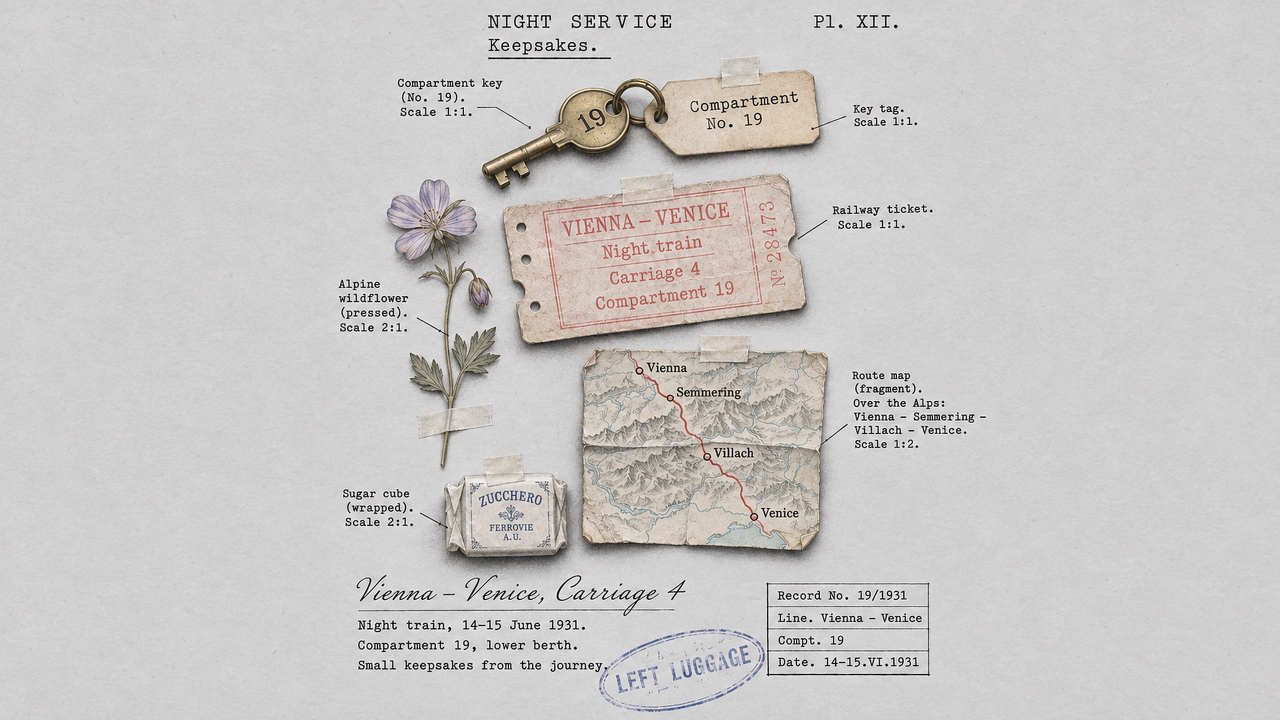
#> input picture art/night-service/wallpaper.webp, 3840 x 2160 px (shown at 1/3 size)
$ python compose_night_service.py
#> lines starting #> are read from the running program, lines starting #| are printed output that depends on the picture
#!/usr/bin/env python3
"""Compartment 19's sheet, laid out loose: the keepsakes spread over the desk
as in the layout study (docs/compartment-19-layout.webp), rather than in the
plate's single column.

    python3 tools/compose_night_service.py

Each keepsake is lifted from the 4K plate (art/night-service/wallpaper.webp)
with its own soft shadow (the paper taken out, as ink on a clear sheet; the
plate's typed labels and leader lines left behind), and laid on a fresh
sheet of the plate's own blank paper at the place, size and slant the study
gives it. The heading, the script title and the few small labels are typed
again, in the desk's own faces. Writes art/night-service/composed.webp, from
which import_wallpaper.py makes the day and night sheets.
Requires: numpy, pillow.
"""
import math
import os
from collections import deque

import numpy as np
from PIL import Image, ImageDraw, ImageFilter, ImageFont

HERE = os.path.dirname(os.path.abspath(__file__))
ART = os.path.join(HERE, "..", "art", "night-service")
FONTS = os.path.join(HERE, "..", "dotfiles", ".local", "share", "fonts", "archive")
SRC = os.path.join(ART, "wallpaper.webp")
OUT = os.path.join(ART, "composed.webp")

W, H = 3840, 2160          # the composed sheet (16:9, as the plate)
# what the screen shows of it (16:10, cropped at the sides): the study's
# fractions are of this
VIS_X0, VIS_W = (W - H * 16 / 10) / 2, H * 16 / 10

# each keepsake: its box in the plate (px), what of it to keep ("solid": the
# object, its thin label lines left behind; "blue": the stamp's ink only),
# and where it goes: centre (fraction of the screen), width (fraction of the
# screen's width), slant (degrees, counter-clockwise)
ITEMS = [
    ("key", (1380, 140, 2480, 600), "solid", (0.489, 0.172), 0.25, 4),
    ("ticket", (1470, 500, 2450, 1060), "solid", (0.585, 0.338), 0.215, 7, [(1470, 500, 1640, 600), (2370, 640, 2450, 760)]),
    ("flower", (1150, 530, 1510, 1400), "thin", (0.445, 0.548), 0.115, 27, [(1150, 840, 1330, 1060), (1470, 530, 1510, 600)]),
    ("map", (1690, 1000, 2510, 1700), "solid", (0.612, 0.676), 0.188, -3, []),
    ("sugar", (1320, 1360, 1710, 1700), "plain", (0.366, 0.733), 0.10, 4),
    ("stamp", (1790, 1880, 2300, 2100), "blue", (0.655, 0.868), 0.118, 0),
]


def blank_paper(src):
    """A sheet of the plate's own blank paper: its empty left strip, mirrored
    across and down."""
    strip = src.crop((0, 0, round(src.width * 0.235), src.height)).resize((round(0.235 * W), H), Image.LANCZOS)
    paper = Image.new("RGB", (W, H))
    x, flip = 0, False
    while x < W:
        piece = strip.transpose(Image.FLIP_LEFT_RIGHT) if flip else strip
        paper.paste(piece, (x, 0))
        x += piece.width
        flip = not flip
    return paper


def components(mask):
    """Labels of the 4-connected parts of a boolean array, and their sizes."""
    h, w = mask.shape
    lab = np.zeros((h, w), np.int32)
    sizes = [0]
    cur = 0
    for y in range(h):
        row = mask[y]
        for x in range(w):
            if row[x] and not lab[y, x]:
                cur += 1
                q = deque([(y, x)])
                lab[y, x] = cur
                n = 0
                while q:
                    cy, cx = q.popleft()
                    n += 1
                    for dy, dx in ((1, 0), (-1, 0), (0, 1), (0, -1)):
                        ny, nx = cy + dy, cx + dx
                        if 0 <= ny < h and 0 <= nx < w and mask[ny, nx] and not lab[ny, nx]:
                            lab[ny, nx] = cur
                            q.append((ny, nx))
                sizes.append(n)
    return lab, sizes


def lift(src, box, how, paper_rgb, erase=()):
    """The keepsake in `box`, cut out along its own outline (the plate's
    labels, leader lines and anything in `erase` left behind), with a fresh
    soft shadow of its own: never the plate's shadow, so no hard edges."""
    crop = src.crop(box)
    a = np.asarray(crop).astype(np.float32)
    p = paper_rgb[None, None, :]
    diff = np.abs(a - p).max(axis=2)
    for ex0, ey0, ex1, ey1 in erase:
        diff[max(0, ey0 - box[1]):max(0, ey1 - box[1]), max(0, ex0 - box[0]):max(0, ex1 - box[0])] = 0
    if how == "blue":
        blue = (a[..., 2] - a[..., 0]) - (p[0, 0, 2] - p[0, 0, 0])
        alpha = np.clip((blue - 6) / 30, 0, 1) * np.clip((diff - 10) / 40, 0, 1)
        col = np.clip(p + (a - p) / np.maximum(alpha, 0.2)[..., None], 0, 255)
        out = Image.fromarray(np.dstack([col, alpha * 255]).astype(np.uint8), "RGBA")
        return out.crop(out.getchannel("A").point(lambda v: 255 if v > 6 else 0).getbbox())
    # the object: the biggest solid part, its holes filled
    k = 3
    # (a shadow on the paper is the paper, darker and no warmer: not the object)
    lum = a.mean(axis=2)
    plum = float(p.mean())
    warm = (a[..., 0] - a[..., 2]) - (p[0, 0, 0] - p[0, 0, 2])
    shadowy = (lum < plum - 4) & (np.abs(warm) < 9) & (diff < 60)
    obj = (diff > 16) & ~shadowy if how == "solid" else diff > 16
    small = Image.fromarray((obj * 255).astype(np.uint8)).resize((crop.width // k, crop.height // k), Image.BILINEAR)
    solid = np.asarray(small.filter(ImageFilter.MinFilter(3)).filter(ImageFilter.MaxFilter(3))) > 110
    lab, sizes = components(solid)
    part = lab == int(np.argmax(sizes))
    close = 5 if how == "thin" else 13     # (heals nicks the shadow test bit out of an edge)
    part = np.asarray(Image.fromarray((part * 255).astype(np.uint8)).filter(ImageFilter.MaxFilter(close)).filter(ImageFilter.MinFilter(close))) > 0
    outside, _ = components(~part)
    edge = set(outside[0].tolist()) | set(outside[-1].tolist()) | set(outside[:, 0].tolist()) | set(outside[:, -1].tolist())
    part = ~np.isin(outside, list(edge - {0}))
    if how == "plain":
        # (a wrapped lump, open where its tape crosses it: filled to its outline)
        rows = np.where(part.any(axis=1))[0]
        filled = part.copy()
        for y in rows:
            xs = np.where(part[y])[0]
            filled[y, xs.min():xs.max() + 1] = True
        part = filled
    # back to full size: a clean, slightly softened edge just inside the drawn one
    mask = Image.fromarray((part * 255).astype(np.uint8)).resize(crop.size, Image.BICUBIC).filter(ImageFilter.GaussianBlur(1.6))
    m = np.clip((np.asarray(mask).astype(np.float32) - (60 if how == "thin" else 150)) / 90, 0, 1)
    if how == "thin":
        # a stem and leaves: the paper between them shows through
        m = m * np.clip((diff - 6) / 40, 0, 1)
    out = Image.fromarray(np.dstack([a, m * 255]).astype(np.uint8), "RGBA")
    out = out.crop(out.getchannel("A").point(lambda v: 255 if v > 6 else 0).getbbox())
    # its shadow: soft, a little down and to the right
    pad = 40
    sh = Image.new("L", (out.width + 2 * pad, out.height + 2 * pad))
    sh.paste(out.getchannel("A"), (pad + 6, pad + 10))
    sh = sh.filter(ImageFilter.GaussianBlur(11)).point(lambda v: int(v * 0.32))
    canvas = Image.new("RGBA", sh.size, (30, 26, 22, 0))
    canvas.putalpha(sh)
    canvas.alpha_composite(out, (pad, pad))
    return canvas


def at(fx, fy):
    return VIS_X0 + fx * VIS_W, fy * H


def font(name, size):
    return ImageFont.truetype(os.path.join(FONTS, name), size)


def typed(d, xy, text, size, fill=(46, 44, 48), spacing=0.0, face="CourierPrime-Regular.ttf", anchor="la"):
    f = font(face, size)
    if spacing:
        x, y = xy
        step = [f.getlength(c) + size * spacing for c in text]
        if anchor[0] == "m":
            x -= (sum(step) - size * spacing) / 2
        for c, s in zip(text, step):
            d.text((x, y), c, font=f, fill=fill, anchor="l" + anchor[1])
            x += s
    else:
        d.text(xy, text, font=f, fill=fill, anchor=anchor)


def main():
    src = Image.open(SRC).convert("RGB")
#> src is the input picture: PIL image 3840x2160 RGB; mean R, G, B 202.5, 199.5, 198.7
    paper_rgb = np.median(np.asarray(src.crop((40, 40, 600, 2100))).reshape(-1, 3).astype(np.float32), axis=0)
#> paper_rgb = [209, 207, 208]
    sheet = blank_paper(src).convert("RGBA")
#> in blank_paper, `strip = src.crop((0, 0, round(src.width * 0.235), src.height)).resize(..`:
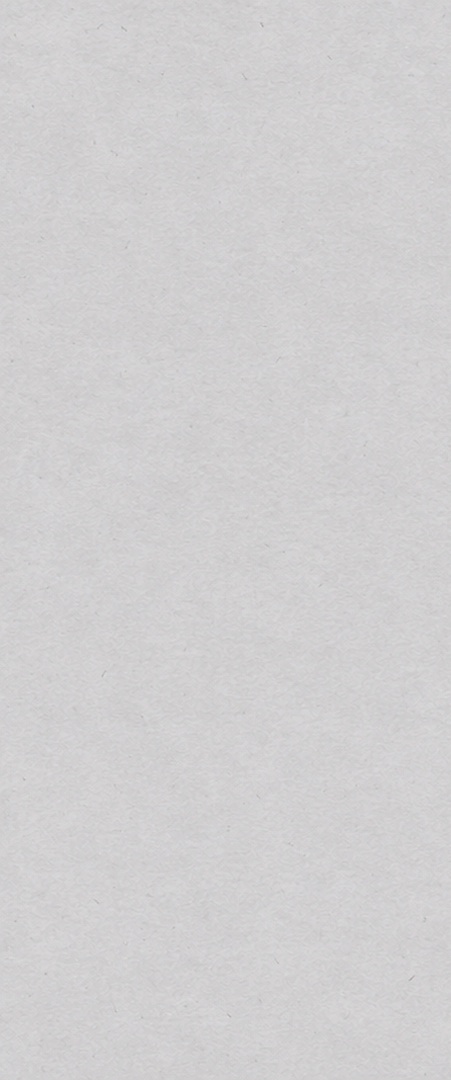
#> strip: PIL image 902x2160 RGB (shown at 1/2 size); mean R, G, B 208.6, 207.1, 208
#> in blank_paper, `paper = Image.new("RGB", (W, H))`: paper: PIL image 3840x2160 RGB; every value is 0
#> after the loop in blank_paper, `while x < W:`:
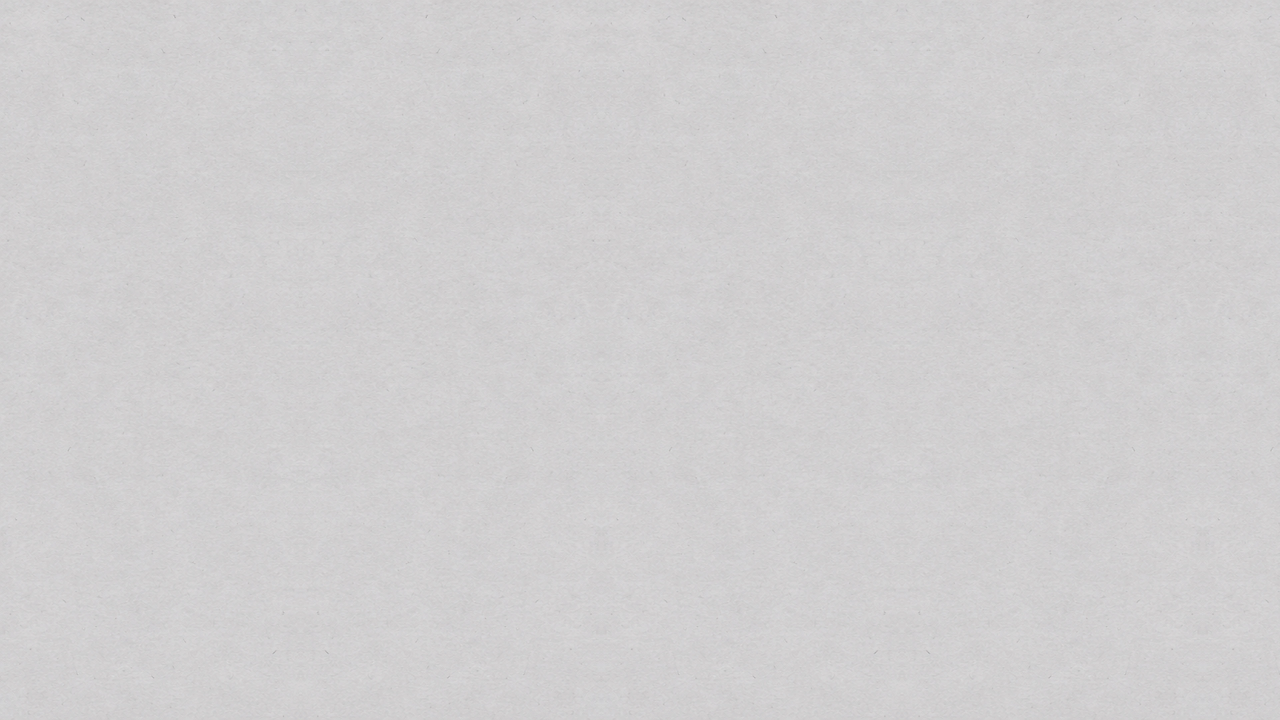
#> paper: PIL image 3840x2160 RGB (shown at 1/3 size); mean R, G, B 208.6, 207.2, 208
#> after the loop in blank_paper, `while x < W:`: x = 4510
    for item in ITEMS:
        name, box, how, (fx, fy), fw, slant = item[:6]
        piece = lift(src, box, how, paper_rgb, item[6] if len(item) > 6 else ())
        k = fw * VIS_W / piece.width
        piece = piece.resize((round(piece.width * k), round(piece.height * k)), Image.LANCZOS)
        if slant:
            piece = piece.rotate(slant, resample=Image.BICUBIC, expand=True)
        cx, cy = at(fx, fy)
        sheet.alpha_composite(piece, (round(cx - piece.width / 2), round(cy - piece.height / 2)))
        print("keepsake:", name, piece.size)
#> this loop made 6 passes
#> pass 1, in lift, `crop = src.crop(box)`:
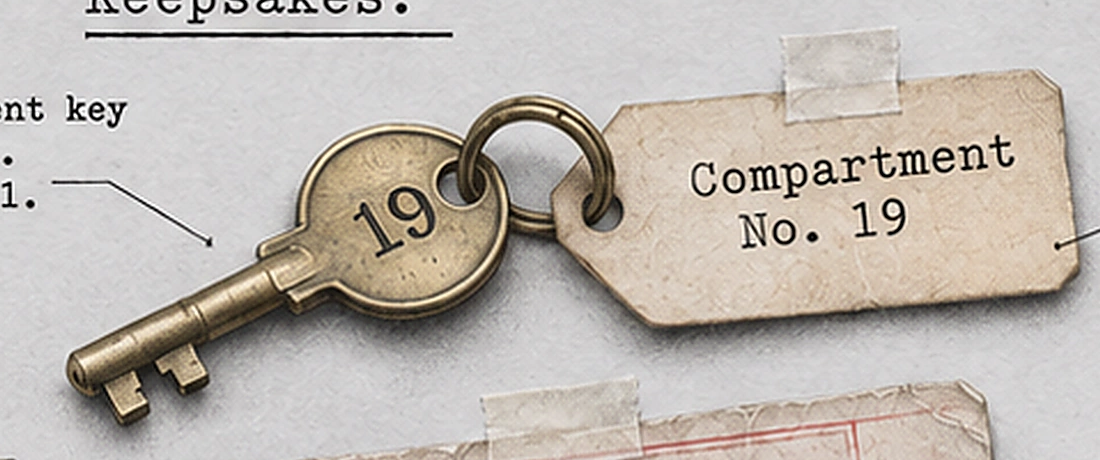
#> crop: PIL image 1100x460 RGB; mean R, G, B 190.3, 183.1, 176
#> pass 1, in lift, `diff = np.abs(a - p).max(axis=2)`:
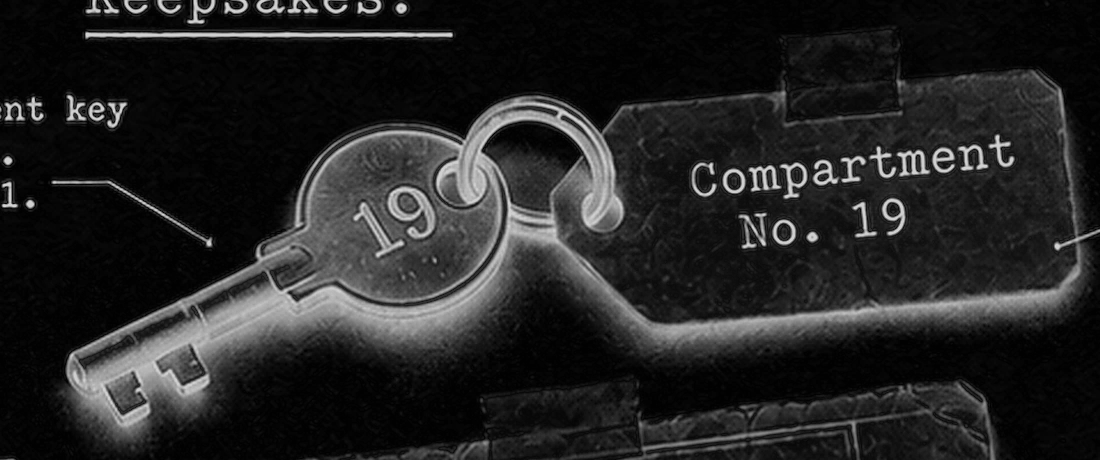
#> diff: shape (460, 1100) float32; min 1, max 209, mean 36.2
#> pass 1, in lift, `lum = a.mean(axis=2)`:
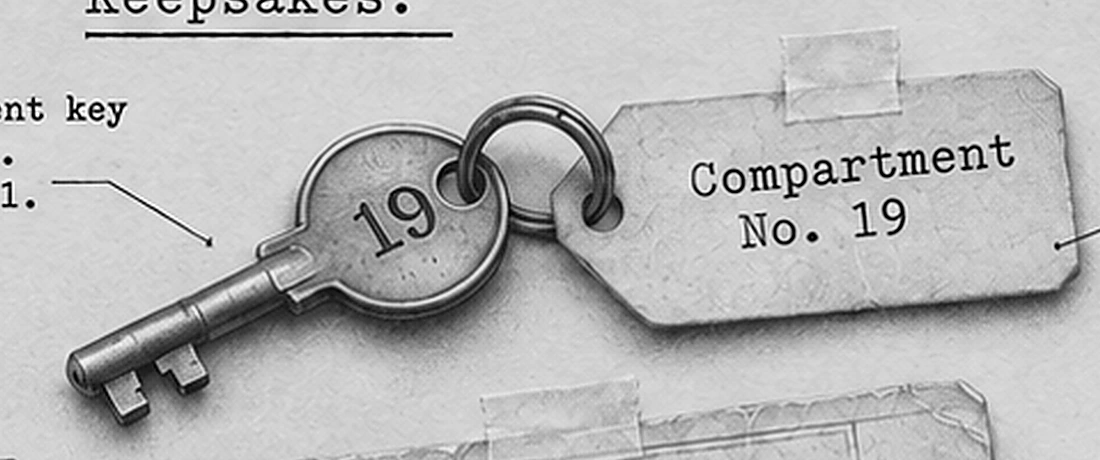
#> lum: shape (460, 1100) float32; min 0, max 255, mean 183.1
#> after the loop:
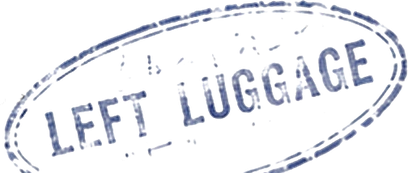
#> piece: PIL image 408x173 RGBA; mean R, G, B, A 24.3, 27.1, 36.6, 31.5; transparent parts drawn white

    d = ImageDraw.Draw(sheet)
    ink, soft = (40, 38, 42), (78, 74, 76)
    # ---- the heading: a fleuron, the name spaced out, a rule each side of the line under it
    cx, y = at(0.5, 0.0)
    fy = H * 0.036
    d.polygon([(cx, fy - 13), (cx + 13, fy), (cx, fy + 13), (cx - 13, fy)], outline=soft, width=3)
    d.ellipse([cx - 4, fy - 4, cx + 4, fy + 4], fill=soft)
    typed(d, (cx, H * 0.062), "COMPARTMENT 19", 74, fill=ink, spacing=0.32, anchor="mm")
    sub = "Vienna — Venice  ·  June 1931"
    typed(d, (cx, H * 0.092), sub, 40, fill=soft, face="CourierPrime-Italic.ttf", spacing=0.12, anchor="mm")
    half = font("CourierPrime-Italic.ttf", 40).getlength(sub) * 1.12 / 2 + 30
    for sgn in (-1, 1):
        x0 = cx + sgn * half
        d.line([(x0, H * 0.092), (x0 + sgn * 230, H * 0.092)], fill=soft, width=3)
    d.line([(cx - 330, H * 0.036), (cx - 50, H * 0.036)], fill=soft, width=2)
    d.line([(cx + 50, H * 0.036), (cx + 330, H * 0.036)], fill=soft, width=2)

    # ---- the script title and its typed lines
    x, y = at(0.35, 0.80)
    typed(d, (x, y), "Vienna — Venice", 118, fill=ink, face="PinyonScript-Regular.ttf")
    d.line([(x + 6, y + 150), (x + 760, y + 150)], fill=soft, width=3)
    typed(d, (x + 14, y + 172), "Night train, 14–15 June 1931.", 44, fill=ink)
    typed(d, (x + 14, y + 228), "Compartment 19, lower berth.", 44, fill=ink)

    # ---- a few small labels, with their leader lines
    def label(fx, fy, lines, to):
        lx, ly = at(fx, fy)
        for i, s in enumerate(lines):
            typed(d, (lx, ly + i * 34), s, 30, fill=soft)
        tx, ty = at(*to)
        d.line([(lx + 4, ly + len(lines) * 34 + 6), (tx, ty)], fill=soft, width=2)
    label(0.335, 0.47, ["Alpine", "wildflower", "(pressed)"], (0.405, 0.512))
    label(0.44, 0.745, ["Sugar cube", "(wrapped)"], (0.41, 0.74))
    label(0.618, 0.495, ["Route map", "(Vienna – Venice)"], (0.63, 0.545))

    sheet.convert("RGB").save(OUT, quality=94, method=6)
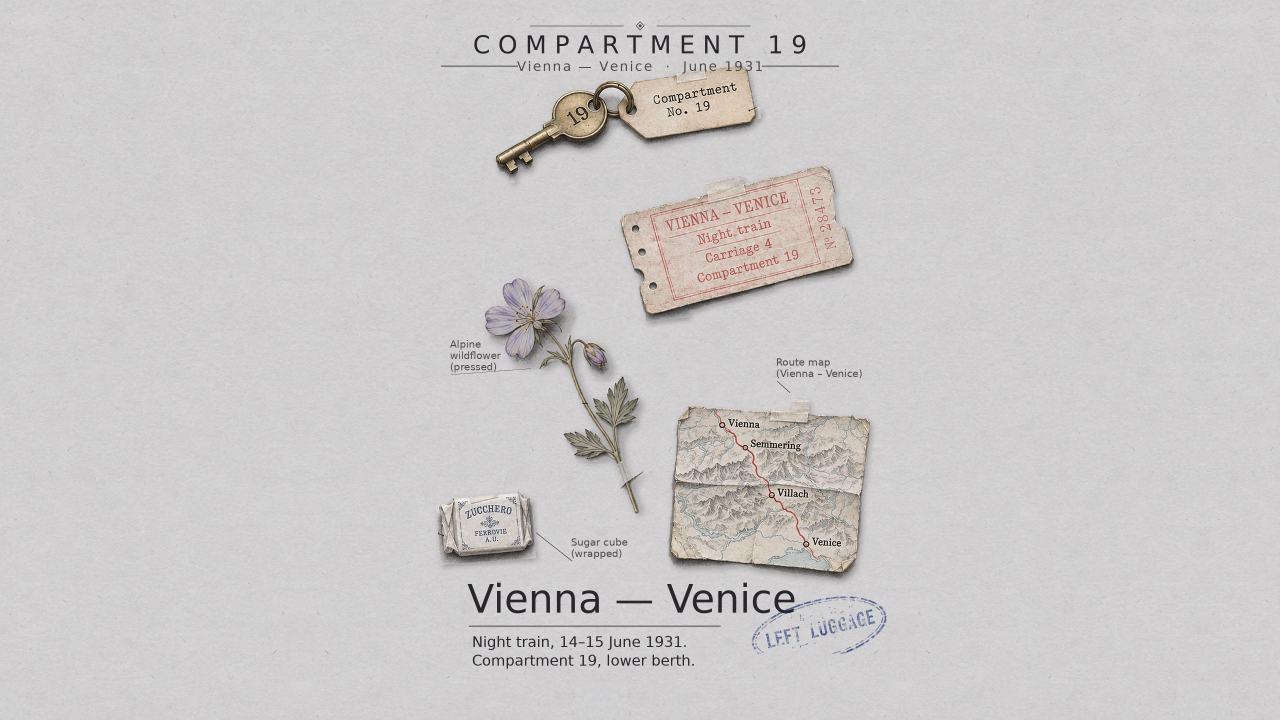
#> saved as composed.webp: PIL image 3840x2160 RGB (shown at 1/3 size); mean R, G, B 204.5, 202.1, 202
    print("composed:", os.path.normpath(OUT), sheet.size)
#| composed: art/night-service/composed.webp (3840, 2160)


if __name__ == "__main__":
    main()
